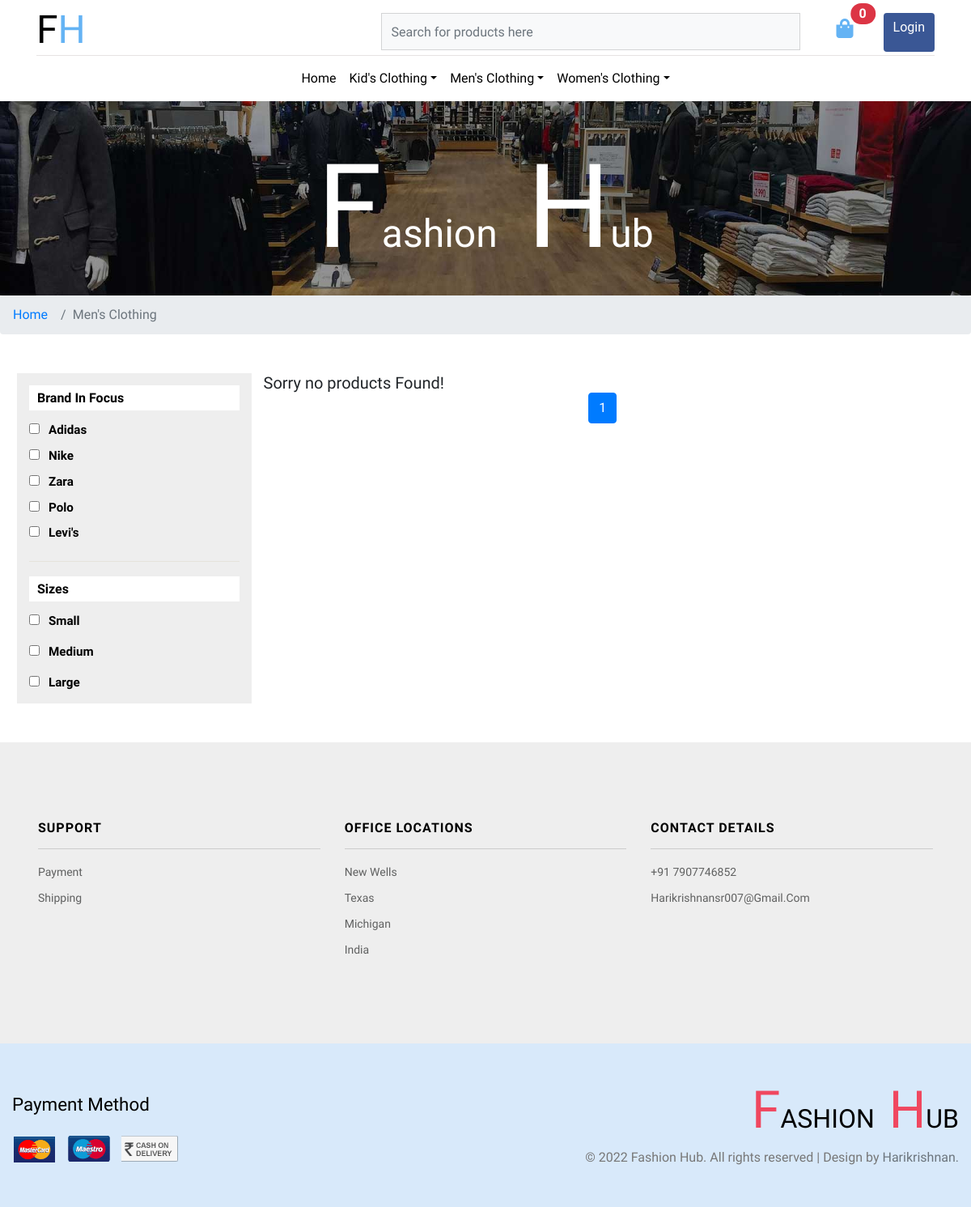
The app's page /mens-clothing/products, older data.
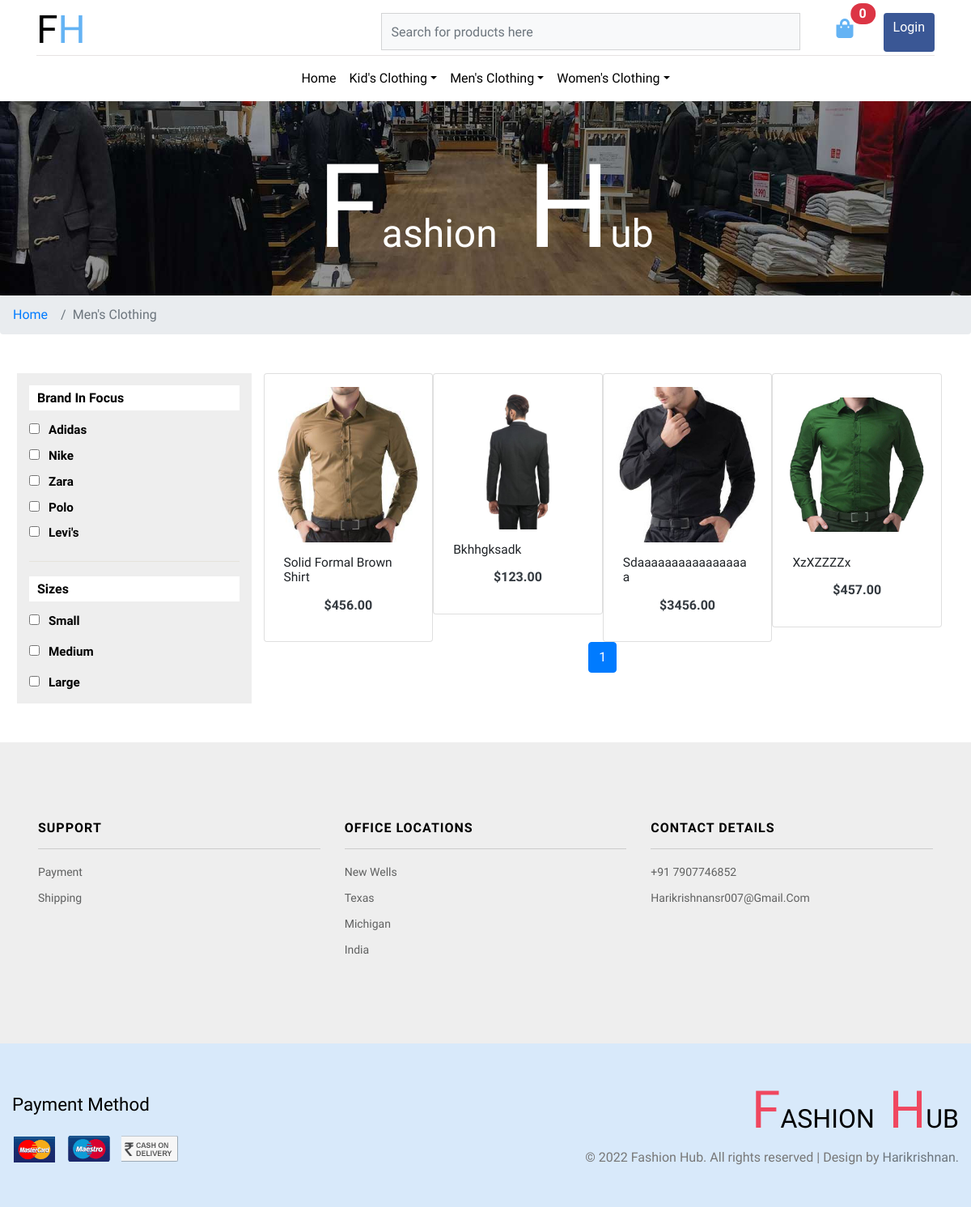
The same page, newer data.
### admin_dashboard/models.py (models this page shows, shortened)
class Category(MPTTModel):
    name = models.CharField( max_length=255, unique=True)
    image = models.ImageField(upload_to="category", blank=True)
    parent = TreeForeignKey('self', related_name='children', on_delete=models.CASCADE, blank=True, null=True)
    slug = models.SlugField( max_length=255, null = True, unique=True)
    description = models.TextField(null = True, blank = True)
    created = models.DateTimeField( auto_now_add=True)
    updated = models.DateTimeField(auto_now=True)
    class MPTTMeta:
        order_insertion_by = ['name']
    class Meta:
        unique_together = (('parent', 'slug',))
        verbose_name_plural = 'categories'

class Brand(models.Model):
    name=models.CharField(max_length=200, unique=True)

class Size(models.Model):
    title=models.CharField(max_length=100)
    class Meta:
        verbose_name_plural='Sizes'

class Product(models.Model):
    category=TreeForeignKey(Category,  on_delete=models.CASCADE, related_name='products')
    name=models.CharField(max_length=200, unique=True)
    brand = models.ForeignKey(Brand, on_delete=models.CASCADE, null = True, blank = True, related_name='products')
    slug=models.SlugField(max_length=200, null = True, unique=True)
    image=models.ImageField(upload_to='product',blank=True)
    description=models.TextField(blank=True)
    price=models.DecimalField(max_digits=10, decimal_places=2)
    available=models.BooleanField(default=True)
    created=models.DateTimeField(auto_now_add=True)
    updated=models.DateTimeField(auto_now=True)
    quantity =  models.IntegerField(blank=True, null=True)
    is_featured=models.BooleanField(default=False)

### home/views.py (the view)
# urls.py: path('<slug:slug>/products', views.product_list ,name="product_list"),
def product_list(request, slug):
    sizes = Size.objects.all()
    brands = Brand.objects.all()
    category = Category.objects.get(slug=slug)
    products = Product.objects.filter(category__in=category.get_descendants(include_self=True)).order_by('name')
    paginator = Paginator(products, 8)
    page = request.GET.get('page')
    paged_products = paginator.get_page(page)
    context = {
        "products": paged_products,
        "category": category,
        "sizes": sizes,
        "brands": brands,
    }
    return render(request,"shop/product_list.html", context)

### admin_dashboard/context_processor.py (called while the page is built)
def subject_renderer(request):
   return {
       'main_categories': Category.objects.filter(parent=None).order_by('name')
   }

### templates/shop/product_list.html (shortened to what the changed rows need)
{% extends 'shop/main.html' %}
{% load static %}
{% block content %}
    <nav aria-label="breadcrumb">
        <ol class="breadcrumb">
            <li class="breadcrumb-item">
                <a href="{%  url 'home' %}">Home</a>
            </li>
            <li class="breadcrumb-item active" aria-current="page">{{category.name}}</li>
        </ol>
    </nav>
    <div class="innerf-pages section">
        <div class="fh-container mx-auto">
            <div class="row my-lg-5 mb-5">
                <div class="side-bar col-lg-3">
                    <div class="search-hotel">
                        <ul>
                            {% for brand in brands %}
                                <li>
                                    <input type="checkbox" class="filter-checkbox" data-filter="brand" value="{{brand.pk}}" name="brand+{{brand.pk}}" id="brand+{{brand.pk}}">
                                    <label for="brand+{{brand.pk}}">{{ brand.name }}</label>
                                </li>
                            {% endfor %}
                        </ul>
                    </div>
                    <div class="left-side">
                        <ul>
                            {% for size in sizes %}
                                <li>
                                    <input type="checkbox" class="filter-checkbox" data-filter="size" value="{{size.pk}}" name="size1" id="size+{{size.pk}}">
                                    <label for="size+{{size.pk}}">{{ size.title }}</label>
                                </li>
                            {% endfor %}
                        </ul>
                    </div>
                </div>
                <div class="col-lg-9 mt-lg-0 mt-5 right-product-grid">
                    <div class="card-group" id="filteredProducts">
                        {% for product in products %}
                            <div class="col-lg-3 col-sm-6 p-0">
                                <div class="card product-men p-3">
                                    <div class="men-thumb-item">
                                        <img src="{{product.image.url}}" alt="img" class="card-img-top">
                                    </div>
                                    <div class="card-body  py-3 px-2">
                                        <h5 class="card-title text-capitalize">{{product.name}}</h5>
                                        <div class="card-text d-flex justify-content-center">
                                            <p class="text-dark font-weight-bold">${{product.price}}</p>
                                        </div>
                                    </div>
                                </div>
                            </div>
                        {% empty %}
                            <div class="d-flex justify-content-center">
                                <h5>Sorry no products Found!</h5>
                            </div>
                        {% endfor %}
                    </div>
                    <nav aria-label="Page navigation example">
                        <ul class="pagination justify-content-center">
                            {% for i in products.paginator.page_range %}
                                {% if products.number == i %}
                                    <li class="page-item active "><a class="page-link" href="?page={{ i }}">{{ i }}</a></li>
                                {% else %}
                                    <li class="page-item"><a class="page-link" href="?page={{ i }}">{{ i }}</a></li>
                                {% endif %}
                            {% endfor %}
                        </ul>
                    </nav>
                    </div>
                </div>
            </div>
        </div>
{% endblock %}

### templates/shop/main.html (shortened to what the changed rows need)
{% load static %}
<!DOCTYPE html>
<html lang="zxx">
    <head>
        <link href="https://cdn.jsdelivr.net/npm/bootstrap@5.0.0-beta3/dist/css/bootstrap.min.css" rel="stylesheet" />
        <link rel="stylesheet" href="https://cdnjs.cloudflare.com/ajax/libs/font-awesome/5.15.3/css/all.min.css" />
        <link rel="stylesheet" href="https://use.fontawesome.com/releases/v5.7.2/css/all.css">
        <link rel="stylesheet" type="text/css" href="{% static '/css/shop/bootstrap.css' %}"  media="all">
        <link rel="stylesheet" type="text/css" href="{% static '/css/shop/shop.css' %}"  media="all">
        <link rel="stylesheet" type="text/css" href="{% static '/css/shop/owl.carousel.min.css' %}"  media="all">
        <link rel="stylesheet" type="text/css" href="{% static '/css/shop/style.css' %}"  media="all">
        <link rel="stylesheet" type="text/css" href="{% static '/css/shop/flexslider.css' %}"  media="all">
        <link rel="stylesheet" type="text/css" href="{% static '/css/shop/checkout.css' %}"  media="all">
        <link rel="stylesheet" type="text/css" href="{% static '/css/shop/easy-responsive-tabs.css' %}"  media="all">
        <link rel="stylesheet" type="text/css" href="{% static '/css/shop/creditly.css' %}"  media="all">
        <link rel="stylesheet" type="text/css" href="{% static '/css/shop/owl.carousel.min.css' %}"  media="all">
    </head>
    <body>
        <header>
            <div class="container">
                <nav class="top_nav d-flex pt-3 pb-1">
                    <h1>
                        <a class="navbar-brand" href="{% url 'home'  %}">fh
                        </a>
                    </h1>
                </nav>
                <nav class="navbar navbar-expand-lg navbar-light justify-content-center">
                    <div class="collapse navbar-collapse" id="navbarSupportedContent">
                        <ul class="navbar-nav mx-auto text-center">
                            {% for main_category in main_categories %}
                                <li class="nav-item dropdown has-mega-menu" style="position:static;">
                                    <a class="nav-link dropdown-toggle" data-toggle="dropdown" href="{%  url 'product_list' main_category.slug %}" role="button" aria-haspopup="true" aria-expanded="false">{{ main_category.name }}</a>
                                </li>
                            {% endfor %}
                        </ul>
                    </div>
                </nav>
            </div>
        </header>
        {% block content %}{% endblock content %}
        <footer>
            <div class="footerv2-w3ls">
                <div class="container-fluid py-5 footer-copy_w3ls">
                    <div class="d-lg-flex justify-content-between">
                        <div class="cpy-right align-self-center">
                            <h2 class="agile_btxt">
                                <a href="index.html">
                                    <span>f</span>ashion
                                    <span>h</span>ub</a>
                            </h2>
                        </div>
                    </div>
                </div>
            </div>
        </footer>
    </body>
</html>

Row changes from the older to the newer data that the page shows:
added Product: image (picture), name "Solid Formal Brown Shirt", price "456.00"
added Product: image (picture), name "Bkhhgksadk", price "123.00"
added Product: image (picture), name "Sdaaaaaaaaaaaaaaaaa", price "3456.00"
added Product: image (picture), name "XzXZZZZx", price "457.00"
Text that changed along with them:
text no longer shown: "Sorry no products Found!"
